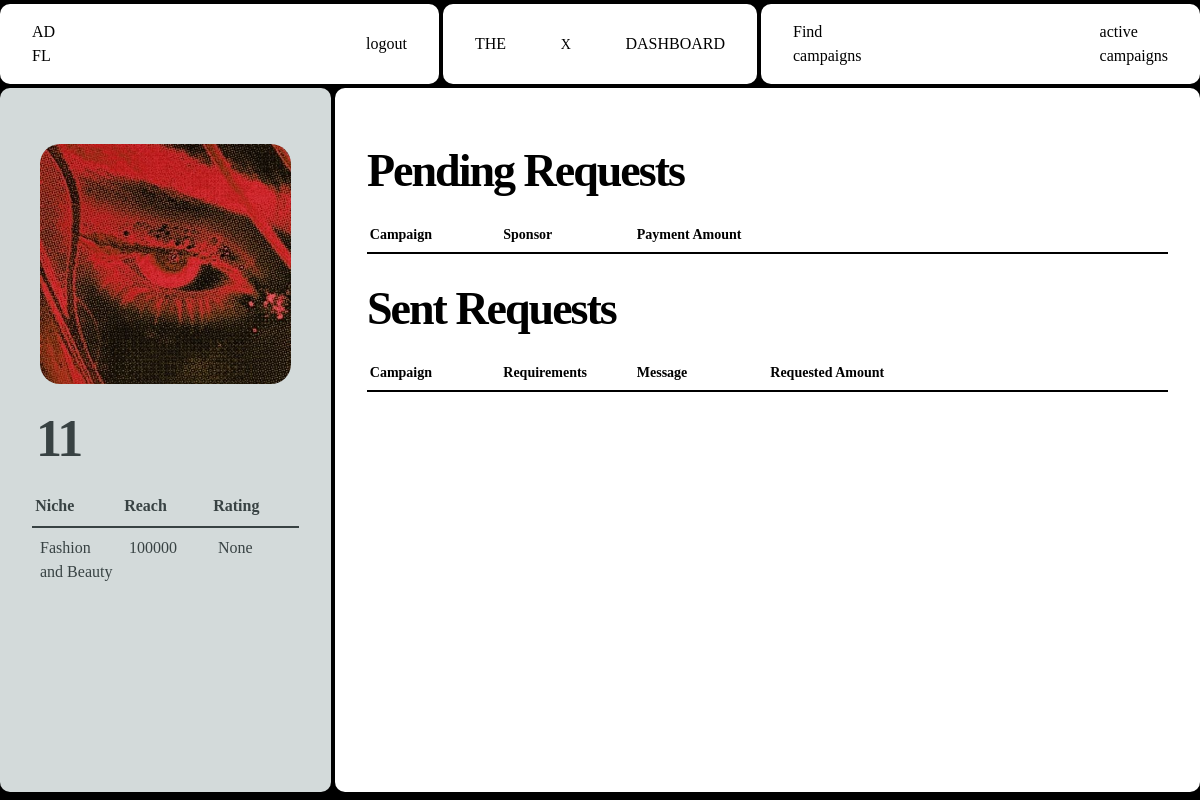
Screenshot of /influencer/dashboard (signed in) with the database file from the repository.
### website/models.py (models this page shows)
class Influencer(db.Model, UserMixin):
    __tablename__ = 'influencer'
    id = db.Column(db.Integer, primary_key=True)
    name = db.Column(db.String(150), nullable=False)
    email = db.Column(db.String(150), nullable=False)
    profile_picture = db.Column(db.String(100), nullable=False)
    niche = db.Column(db.String(100), nullable=False)
    reach = db.Column(db.Integer, nullable=False)
    user_id = Column(Integer, ForeignKey('user.id'), nullable=False)
    platform= db.Column(db.String(100), nullable=False)
    bank_account_balance = db.Column(db.Float, default=0.0)

### website/influencer.py (the view, shortened to what this page needs)
@influencer.route('/dashboard', methods=['GET', 'POST'])
@role_required('Influencer')
@login_required
def dashboard():
    influencers = current_user.influencers
    influencer = influencers[0] if influencers else None
    avg_rating_query = db.session.query(func.avg(Rating.rating).label('average_rating')).filter(
        Rating.ratee_id == influencer.id).first()
    average_rating = avg_rating_query.average_rating
    if influencer:
        ad_requests = AdRequest.query.filter_by(influencer_id=influencer.id).all()
        campaignRequests = campaignRequest.query.filter_by(influencer_id=influencer.id).all()
        campaign_requests_with_details = []
        ad_requests_with_details = []
        for ad_request in ad_requests:
            campaign = Campaign.query.get(ad_request.campaign_id)
            user = User.query.get(campaign.user_id)
            ad_requests_with_details.append({
                'ad_request': ad_request,
                'campaign_name': campaign.name,
                'user_name': user.name
            })
        transactions = Transaction.query.filter_by(influencer_id=influencer.id).all()
        total_earnings = sum(transaction.amount for transaction in transactions)
        return render_template("Influencer/dashboard.html", campaign_requests=campaign_requests_with_details,
                               user=current_user, influencer=influencer, ad_requests=ad_requests_with_details,
                               total_earnings=total_earnings, average_rating=average_rating)
    return render_template("Influencer/dashboard.html")

### website/auth.py (called while the page is built)
def role_required(role):
    def decorator(f):
        @wraps(f)
        def decorated_function(*args, **kwargs):
            if current_user.role != role:
                abort(403)
            return f(*args, **kwargs)
        return decorated_function
    return decorator

### website/templates/Influencer/dashboard.html (shortened to what this page needs)
{% extends "base.html" %} {% block head %}
<link
  rel="stylesheet"
  href="{{ url_for('static', filename='src/influencer_css/influencer_dashboard.css') }}"
/>
{% endblock %} {% block content %}
<div class="container">
   {% if influencer %}
  <nav>
    <div class="nav-1">
      <p class="logo view">
        AD <br />
        FL
      </p>
      <a href="{{ url_for('views.logout') }}" class="view">logout</a>
    </div>
    <div class="nav-2">
      <p class="menu-button">the</p>
      <p class="x">x</p>
      <p class="menu-button">dashboard</p>
    </div>
    <div class="nav-3">
      <a href="{{ url_for('influencer.viewCampaigns') }}" class="create view">
        Find <br />
        campaigns
      </a>
      <a
        href="{{ url_for('influencer.activeCampaigns') }}"
        class="pattern-2 view"
      >
        active <br />
        campaigns
      </a>
    </div>
  </nav>
  <div class="content-wrapper">
    <div class="col-1 col">
      <div class="pfp-wrapper">
        <img
          src="{{ url_for('static', filename='uploads/' + influencer.profile_picture) }}"
          alt="{{ influencer.name }}'s profile picture"
          class="pfp"
        />
      </div>
      <div class="name">{{ influencer.name }}</div>
      <div class="table-wrapper">
        <table class="first-table">
          <thead>
            <tr>
              <th>Niche</th>
              <th>Reach</th>
              <th>Rating</th>
            </tr>
          </thead>
          <tbody>
            <tr>
              <td>{{ influencer.niche }}</td>
              <td>{{ influencer.reach }}</td>
              <td>
                {{average_rating}}
              </td>
            </tr>
          </tbody>
        </table>
      </div>
    </div>
    <div class="col-2 col">
      <h1>Pending Requests</h1>
      <div class="table-wrapper-2 m-xl">
        <table class="second-table">
          <thead>
            <tr>
              <th>Campaign</th>
              <th>Sponsor</th>
              <th>Payment Amount</th>
              <th></th>
              <th></th>
              <th></th>
            </tr>
          </thead>
        </table>
      </div>
      <h1>Sent Requests</h1>
      <div class="table-wrapper-2">
        <table class="second-table">
          <thead>
            <tr>
              <th>Campaign</th>
              <th>Requirements</th>
              <th>Message</th>
              <th>Requested Amount</th>
              <th></th>
              <th></th>
            </tr>
          </thead>
        </table>
      </div>
    </div>
  </div>
</div>
{% endif %} {% endblock %}

### website/static/css/main.css (style rules this page uses)
html, :host { line-height: 1.5; -webkit-text-size-adjust: 100%; -moz-tab-size: 4; -o-tab-size: 4; tab-size: 4; font-family: ui-sans-serif, system-ui, sans-serif, "Apple Color Emoji", "Segoe UI Emoji", "Segoe UI Symbol", "Noto Color Emoji"; font-feature-settings: normal; font-variation-settings: normal; -webkit-tap-highlight-color: transparent; }
body { margin: 0; line-height: inherit; }
h1, h2, h3, h4, h5, h6 { font-size: inherit; font-weight: inherit; }
a { color: inherit; text-decoration: inherit; }
table { text-indent: 0; border-color: inherit; border-collapse: collapse; }
blockquote, dl, dd, h1, h2, h3, h4, h5, h6, hr, figure, p, pre { margin: 0; }
img, svg, video, canvas, audio, iframe, embed, object { display: block; vertical-align: middle; }
img, video { max-width: 100%; height: auto; }
.container { width: 100%; }
@media (min-width: 640px) { .container { max-width: 640px; } }
@media (min-width: 768px) { .container { max-width: 768px; } }
@media (min-width: 1024px) { .container { max-width: 1024px; } }
* { margin: 0; padding: 0; }

### website/static/src/input.css (style rules this page uses)
* { margin: 0; padding: 0; }
.container { max-width: 3840px; max-height: 2160px; margin: 0 auto; }

### website/static/src/influencer_css/influencer_dashboard.css (style rules this page uses)
* { margin: 0; padding: 0; box-sizing: border-box; }
html, body { width: 100vw; height: 100%; background-color: #000; color: #000; font-family: "Arame"; overflow: hidden; }
p { text-transform: uppercase; }
.x { font-size: 14px; }
.container { width: 100%; height: 100vh; display: flex; flex-direction: column; gap: 0.25em; }
nav { width: 100%; flex: 1; display: flex; gap: 0.25em; padding: 0.25em 0 0 0; background-color: #000; }
nav > div { display: flex; justify-content: space-between; align-items: center; padding: 1em 2em; background: #fff; color: #000; border-radius: 10px; }
.nav-1 { flex: 3; }
.nav-2 { flex: 2; }
.nav-3 { flex: 3; }
.content-wrapper { flex: 12; width: 100%; height: 100%; display: flex; padding: 0 0 0.5em 0; background-color: #000; gap: 0.25em; overflow: hidden; }
.content-wrapper .col { border-radius: 10px; background: #ffffff; padding: 3em 2em; position: relative; }
.content-wrapper .col-1 { background-color: #d3dada; flex: 3; display: flex; flex-direction: column; gap: 0.25em; position: relative; cursor: pointer; }
.col-2 { flex: 9; display: flex; flex-direction: column; }
.first-table { width: 100%; border-collapse: collapse; table-layout: fixed; color: #384243; }
.first-table th { position: sticky; top: 0; z-index: 1; background-color: #d3dada; padding: 0.5em 0.2em; border-bottom: 2px solid #384243; text-align: left; }
.first-table td { padding: 0.5em 0.5em; text-align: left; vertical-align: top; word-wrap: break-word; white-space: normal; }
.view { cursor: pointer; transition: all 0.2s ease-out; }
.col-2 h1 { font-weight: bold; letter-spacing: -2px; font-size: 46px; margin-bottom: 12px; }
.table-wrapper-2 { width: 100%; overflow-x: auto; overflow-y: auto; display: flex; justify-content: center; }
.second-table { width: 100%; border-collapse: collapse; table-layout: fixed; }
.second-table th { position: sticky; top: 0; z-index: 1; background-color: #fff; padding: 0.5em 0.2em; border-bottom: 2px solid #000; text-align: left; vertical-align: top; word-wrap: break-word; white-space: normal; font-size: 14px; }
.pfp-wrapper { width: 100%; height: auto; display: flex; justify-content: center; align-items: center; border-radius: 10px; padding: 0.5em 0.5em; transition: opacity 0.3s ease; }
.pfp { width: 100%; max-height: 380px; object-fit: cover; border-radius: 20px; }
.name { color: rgb(56, 66, 67); font-weight: bold; letter-spacing: -2px; font-size: 52px; transition: all 0.3s ease; padding: 4px; }
.table-wrapper { width: 100%; height: 100%; display: flex; justify-content: center; transition: all 0.3s ease; }
.m-xl { margin-bottom: 20px; }
a { text-decoration: none; color: inherit; }

### rows the page displays
Influencer: profile_picture (picture), name "11", niche "Fashion and Beauty", reach "100000"

### other values shown
{{ average_rating }} "None"
